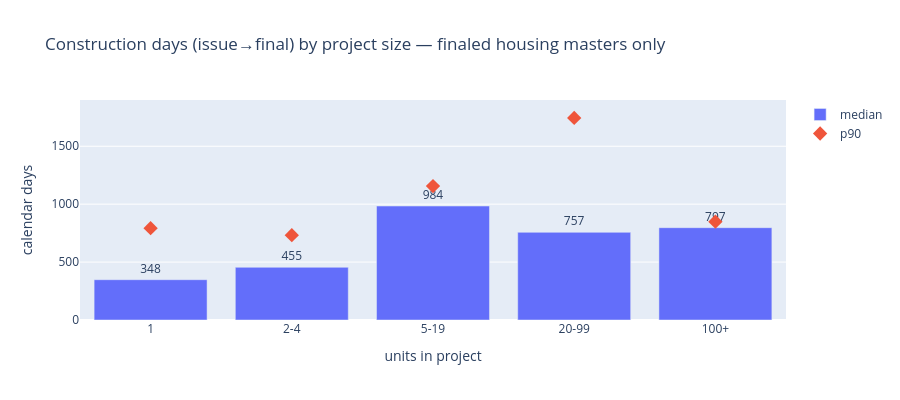

Source (notebook cell):
### Code cell
import plotly.graph_objects as go
fig = go.Figure(go.Bar(x=build.index.astype(str), y=build['median'], name='median',
                       text=build['median'], textposition='outside'))
fig.add_scatter(x=build.index.astype(str), y=build['p90'], name='p90', mode='markers',
                marker=dict(size=11, symbol='diamond'))
fig.update_layout(title='Construction days (issue→final) by project size — finaled housing masters only',
                  xaxis_title='units in project', yaxis_title='calendar days', height=400)
fig.show()

### Figure 1 — Plotly figure (JSON) as saved in the notebook; plotly's stock layout.template omitted (floating-point values rounded to 4 significant figures)
{"data": [{"name": "median", "text": [348.0, 455.0, 984.0, 757.0, 797.0], "textposition": "outside", "type": "bar", "x": ["1", "2-4", "5-19", "20-99", "100+"], "y": [348.0, 455.0, 984.0, 757.0, 797.0]}, {"marker": {"size": 11, "symbol": "diamond"}, "mode": "markers", "name": "p90", "type": "scatter", "x": ["1", "2-4", "5-19", "20-99", "100+"], "y": [793.0, 732.0, 1156.0, 1745.0, 849.0]}], "layout": {"height": 400, "title": {"text": "Construction days (issue→final) by project size — finaled housing masters only"}, "xaxis": {"title": {"text": "units in project"}}, "yaxis": {"title": {"text": "calendar days"}}}}
